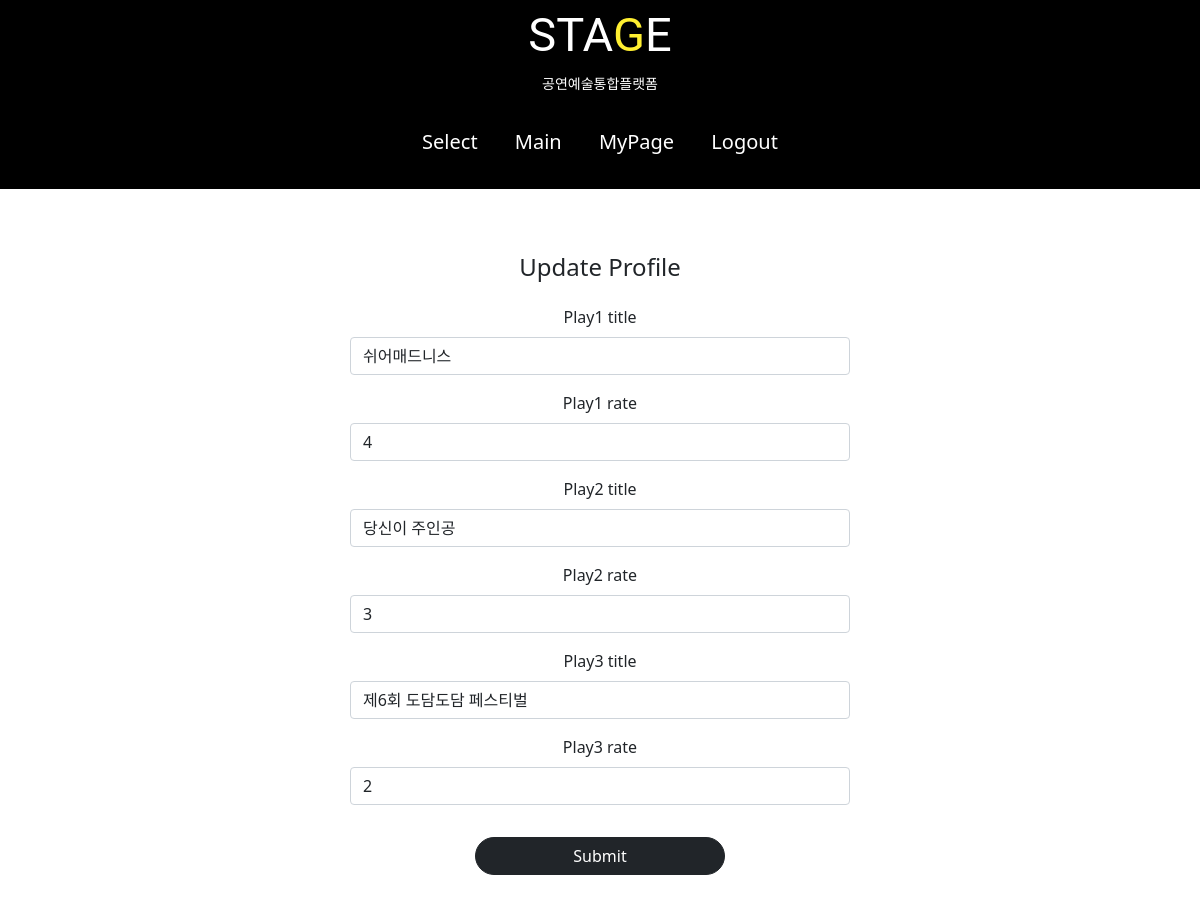
Page /profile/update/1 (signed in) on the committed database.
### profileapp/models.py (models this page shows)
class Profile(models.Model):
    user = models.OneToOneField(User, on_delete=models.CASCADE, related_name='profile')
    play1_title = models.CharField(max_length=20,  null=True)
    play1_rate = models.IntegerField(max_length=1,null=True)
    play2_title = models.CharField(max_length=20,  null=True)
    play2_rate = models.IntegerField(max_length=1,null=True)
    play3_title = models.CharField(max_length=20,  null=True)
    play3_rate = models.IntegerField(max_length=1, null=True)

### profileapp/views.py (the view, shortened to what this page needs)
# urls.py: path('update/<int:pk>', ProfileUpdateView.as_view(), name='update'),
@method_decorator(profile_ownership_required,'get')
@method_decorator(profile_ownership_required,'post')
class ProfileUpdateView(UpdateView):
    model = Profile
    context_object_name = 'target_profile'
    form_class = ProfileCreationForm
    template_name = 'profileapp/update.html'

### profileapp/forms.py
class ProfileCreationForm(ModelForm):
    class Meta:
        model = Profile
        fields= ['play1_title','play1_rate','play2_title','play2_rate','play3_title','play3_rate']

### profileapp/templates/profileapp/update.html (shortened to what this page needs)
{% extends 'base.html' %}
{% load bootstrap4 %}
{% block content %}
    <div style="text-align:center;max-width: 500px; margin: 4rem auto">
        <div class="mb-4">
            <h4>Update Profile</h4>
        </div>
        <form action="{% url 'profileapp:update' pk=target_profile.pk%}" method="post", enctype="multipart/form-data">
            {% bootstrap_form form %}
            <input type="submit" class="btn btn-dark rounded-pill col-6 mt-3">
        </form>
    </div>
{% endblock %}

### rows in the picture
Profile: play1_title "쉬어매드니스", play1_rate "4", play2_title "당신이 주인공", play2_rate "3", play3_title "제6회 도담도담 페스티벌", play3_rate "2"
